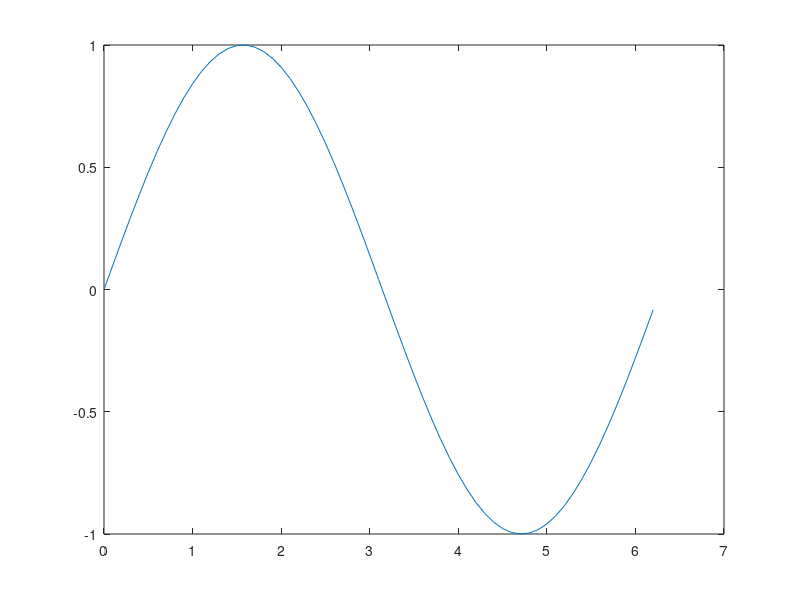

Write the MATLAB code that produced this figure.
x = 0:0.1:2*pi();
y = sin( x );
plot(x,y);
%print -dpng test.png;
%saveas( gcf(), 'test.fig', 'fig' );
saveas( gcf(), 'test.png', 'png' );
exit()

